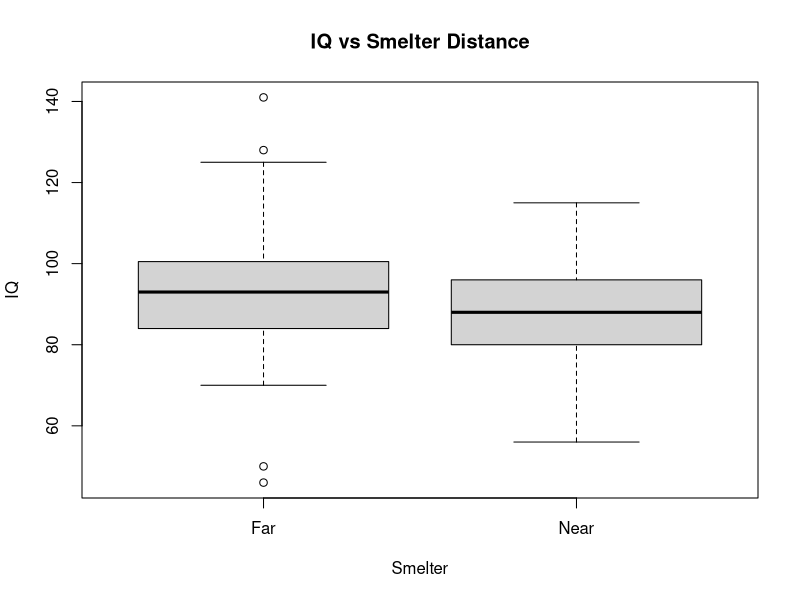
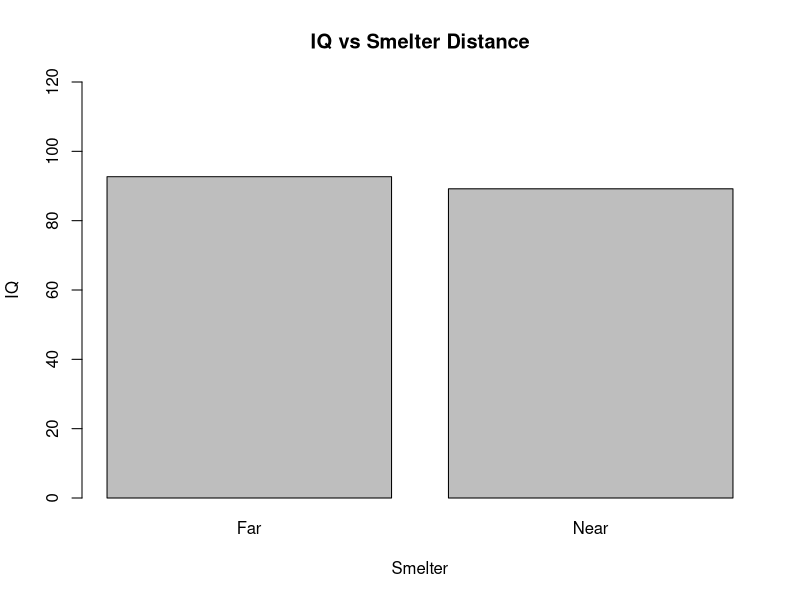

Write the R code that produced these figures, in order.
## ---- chunk 1
knitr::opts_chunk$set(echo = TRUE)
## ---- chunk 2
setwd("/Users/cgraber/Graber_Project_02/DataRaw")
lead_iq <- read.csv("lead-iq-01.csv")

lead_iq$IQ[lead_iq$IQ=="999"]<-99

overall_mean <- mean(lead_iq$IQ)
Far_mean <- mean(lead_iq$IQ[lead_iq$Smelter == "Far"])
Near_mean <- mean(lead_iq$IQ[lead_iq$Smelter == "Near"])
means <- c(Far_mean, Near_mean)
print(overall_mean)
print(means)
means_df <- data.frame(means, row.names = c("Far","Near"))

knitr::kable(means_df, col.names = "IQ")

boxplot(IQ~Smelter,data=lead_iq, main="IQ vs Smelter Distance",
   xlab="Smelter", ylab="IQ") 

barplot(height=means, names=c("Far","Near"), xlab="Smelter", ylab="IQ", main="IQ vs Smelter Distance", ylim=range(pretty(c(0, 110))))

